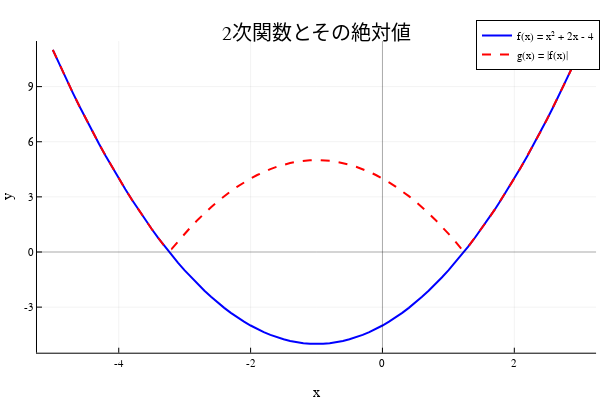

Notebook code for this chart:
### Code cell
# 2次関数のグラフ
f(x) = x^2 + 2x - 4
g(x) = abs(f(x))

x_vals = -5:0.1:3
plot(x_vals, f.(x_vals), 
     label="f(x) = x² + 2x - 4", 
     lw=2, 
     color=:blue)

plot!(x_vals, g.(x_vals), 
      label="g(x) = |f(x)|", 
      lw=2, 
      ls=:dash, 
      color=:red)

# 軸の補助線
hline!([0], color=:black, alpha=0.3, label="")
vline!([0], color=:black, alpha=0.3, label="")

title!("2次関数とその絶対値")
xlabel!("x")
ylabel!("y")

### Figure 1 — Plotly figure (JSON) as saved in the notebook; plotly's stock layout.template omitted (floating-point values rounded to 4 significant figures)
{"data": [{"colorbar": {"len": 0.8657, "title": "", "x": 0.9934, "y": 0.5087}, "legendgroup": "f(x) = x² + 2x - 4", "line": {"color": "rgba(0, 0, 255, 1.000)", "dash": "solid", "shape": "linear", "width": 2}, "mode": "lines", "name": "f(x) = x² + 2x - 4", "showlegend": true, "type": "scatter", "x": [-5, -4.9, -4.8, -4.7, -4.6, -4.5, -4.4, -4.3, -4.2, -4.1, -4, -3.9, -3.8, -3.7, -3.6, -3.5, -3.4, -3.3, -3.2, -3.1, -3, -2.9, -2.8, -2.7, -2.6, -2.5, -2.4, -2.3, -2.2, -2.1, -2, -1.9, -1.8, -1.7, -1.6, -1.5, -1.4, -1.3, -1.2, -1.1, -1, -0.9, -0.8, -0.7, -0.6, -0.5, -0.4, -0.3, -0.2, -0.1, 0, 0.1, 0.2, 0.3, 0.4, 0.5, 0.6, 0.7, 0.8, 0.9, 1, 1.1, 1.2, 1.3, 1.4, 1.5, 1.6, 1.7, 1.8, 1.9, 2, 2.1, 2.2, 2.3, 2.4, 2.5, 2.6, 2.7, 2.8, 2.9, 3], "xaxis": "x", "y": [11, 10.21, 9.44, 8.69, 7.96, 7.25, 6.56, 5.89, 5.24, 4.61, 4, 3.41, 2.84, 2.29, 1.76, 1.25, 0.76, 0.29, -0.16, -0.59, -1, -1.39, -1.76, -2.11, -2.44, -2.75, -3.04, -3.31, -3.56, -3.79, -4, -4.19, -4.36, -4.51, -4.64, -4.75, -4.84, -4.91, -4.96, -4.99, -5, -4.99, -4.96, -4.91, -4.84, -4.75, -4.64, -4.51, -4.36, -4.19, -4, -3.79, -3.56, -3.31, -3.04, -2.75, -2.44, -2.11, -1.76, -1.39, -1, -0.59, -0.16, 0.29, 0.76, 1.25, 1.76, 2.29, 2.84, 3.41, 4, 4.61, 5.24, 5.89, 6.56, 7.25, 7.96, 8.69, 9.44, 10.21, 11], "yaxis": "y"}, {"colorbar": {"len": 0.8657, "title": "", "x": 0.9934, "y": 0.5087}, "legendgroup": "g(x) = |f(x)|", "line": {"color": "rgba(255, 0, 0, 1.000)", "dash": "dash", "shape": "linear", "width": 2}, "mode": "lines", "name": "g(x) = |f(x)|", "showlegend": true, "type": "scatter", "x": [-5, -4.9, -4.8, -4.7, -4.6, -4.5, -4.4, -4.3, -4.2, -4.1, -4, -3.9, -3.8, -3.7, -3.6, -3.5, -3.4, -3.3, -3.2, -3.1, -3, -2.9, -2.8, -2.7, -2.6, -2.5, -2.4, -2.3, -2.2, -2.1, -2, -1.9, -1.8, -1.7, -1.6, -1.5, -1.4, -1.3, -1.2, -1.1, -1, -0.9, -0.8, -0.7, -0.6, -0.5, -0.4, -0.3, -0.2, -0.1, 0, 0.1, 0.2, 0.3, 0.4, 0.5, 0.6, 0.7, 0.8, 0.9, 1, 1.1, 1.2, 1.3, 1.4, 1.5, 1.6, 1.7, 1.8, 1.9, 2, 2.1, 2.2, 2.3, 2.4, 2.5, 2.6, 2.7, 2.8, 2.9, 3], "xaxis": "x", "y": [11, 10.21, 9.44, 8.69, 7.96, 7.25, 6.56, 5.89, 5.24, 4.61, 4, 3.41, 2.84, 2.29, 1.76, 1.25, 0.76, 0.29, 0.16, 0.59, 1, 1.39, 1.76, 2.11, 2.44, 2.75, 3.04, 3.31, 3.56, 3.79, 4, 4.19, 4.36, 4.51, 4.64, 4.75, 4.84, 4.91, 4.96, 4.99, 5, 4.99, 4.96, 4.91, 4.84, 4.75, 4.64, 4.51, 4.36, 4.19, 4, 3.79, 3.56, 3.31, 3.04, 2.75, 2.44, 2.11, 1.76, 1.39, 1, 0.59, 0.16, 0.29, 0.76, 1.25, 1.76, 2.29, 2.84, 3.41, 4, 4.61, 5.24, 5.89, 6.56, 7.25, 7.96, 8.69, 9.44, 10.21, 11], "yaxis": "y"}, {"colorbar": {"len": 0.8657, "title": "", "x": 0.9934, "y": 0.5087}, "legendgroup": "", "line": {"color": "rgba(0, 0, 0, 0.300)", "dash": "solid", "shape": "linear", "width": 1}, "mode": "lines", "name": "", "showlegend": false, "type": "scatter", "x": [-853.2, 851.2], "xaxis": "x", "y": [0, 0], "yaxis": "y"}, {"colorbar": {"len": 0.8657, "title": "", "x": 0.9934, "y": 0.5087}, "legendgroup": "", "line": {"color": "rgba(0, 0, 0, 0.300)", "dash": "solid", "shape": "linear", "width": 1}, "mode": "lines", "name": "", "showlegend": false, "type": "scatter", "x": [0, 0], "xaxis": "x", "y": [-1701.0, 1707.0], "yaxis": "y"}], "layout": {"annotations": [{"font": {"color": "rgba(0, 0, 0, 1.000)", "family": "sans-serif", "size": 20}, "rotation": 0, "showarrow": false, "text": "2次関数とその絶対値", "x": 0.5275, "xanchor": "center", "xref": "paper", "y": 1, "yanchor": "top", "yref": "paper"}], "height": 400, "legend": {"bgcolor": "rgba(255, 255, 255, 1.000)", "bordercolor": "rgba(0, 0, 0, 1.000)", "borderwidth": 1, "font": {"color": "rgba(0, 0, 0, 1.000)", "family": "sans-serif", "size": 11}, "title": {"font": {"color": "rgba(0, 0, 0, 1.000)", "family": "sans-serif", "size": 15}, "text": ""}, "tracegroupgap": 0, "traceorder": "normal", "x": 1, "xanchor": "auto", "y": 1, "yanchor": "auto"}, "margin": {"b": 20, "l": 0, "r": 0, "t": 20}, "paper_bgcolor": "rgba(255, 255, 255, 1.000)", "plot_bgcolor": "rgba(255, 255, 255, 1.000)", "showlegend": true, "width": 600, "xaxis": {"anchor": "y", "domain": [0.06165, 0.9934], "gridcolor": "rgba(0, 0, 0, 0.100)", "gridwidth": 0.5, "linecolor": "rgba(0, 0, 0, 1.000)", "mirror": false, "range": [-5.24, 3.24], "showgrid": true, "showline": true, "showticklabels": true, "tickangle": 0, "tickcolor": "rgb(0, 0, 0)", "tickfont": {"color": "rgba(0, 0, 0, 1.000)", "family": "sans-serif", "size": 11}, "tickmode": "array", "ticks": "inside", "ticktext": ["-4", "-2", "0", "2"], "tickvals": [-4, -2, 0, 2], "title": "x", "titlefont": {"color": "rgba(0, 0, 0, 1.000)", "family": "sans-serif", "size": 15}, "type": "-", "visible": true, "zeroline": false, "zerolinecolor": "rgba(0, 0, 0, 1.000)"}, "yaxis": {"anchor": "x", "domain": [0.07581, 0.9415], "gridcolor": "rgba(0, 0, 0, 0.100)", "gridwidth": 0.5, "linecolor": "rgba(0, 0, 0, 1.000)", "mirror": false, "range": [-5.48, 11.48], "showgrid": true, "showline": true, "showticklabels": true, "tickangle": 0, "tickcolor": "rgb(0, 0, 0)", "tickfont": {"color": "rgba(0, 0, 0, 1.000)", "family": "sans-serif", "size": 11}, "tickmode": "array", "ticks": "inside", "ticktext": ["-3", "0", "3", "6", "9"], "tickvals": [-3, 0, 3, 6, 9], "title": "y", "titlefont": {"color": "rgba(0, 0, 0, 1.000)", "family": "sans-serif", "size": 15}, "type": "-", "visible": true, "zeroline": false, "zerolinecolor": "rgba(0, 0, 0, 1.000)"}}}
